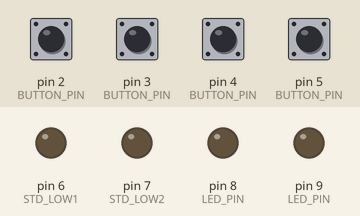
Recording of a sketch running on a simulated Arduino Leonardo, built with avr-gcc and run on an emulated ATmega32U4. On the bench: output pins drawn as LEDs (lit = HIGH). Inputs (shaded band) come from the test bench; at power-on: pin 2 (BUTTON_PIN), pin 3 (BUTTON_PIN), pin 4 (BUTTON_PIN), pin 5 (BUTTON_PIN) HIGH. USB keyboard and mouse output is not drawn.

Above: at 1.2 s.
1.3 s: pin 2 (BUTTON_PIN) pulled LOW for 0.15 s
At 1.37 s:
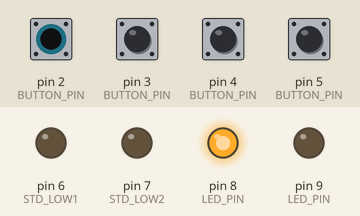
2.9 s: pin 4 (BUTTON_PIN) pulled LOW for 0.15 s
At 2.97 s:
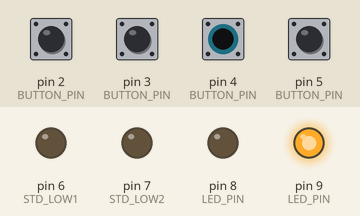
4.5 s: pin 2 (BUTTON_PIN) driven LOW and pin 4 (BUTTON_PIN) driven LOW
At 4.9 s:
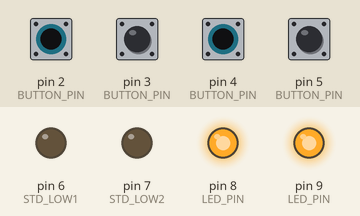
6.0 s: pin 2 (BUTTON_PIN) driven HIGH
At 7.2 s:
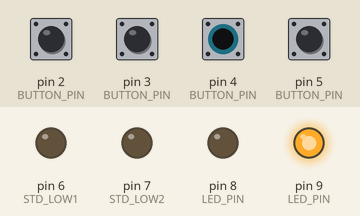
7.5 s: pin 2 (BUTTON_PIN) driven LOW
At 8.4 s:
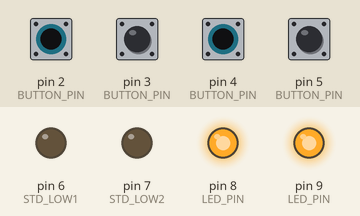
Timing chart, 0 to 10.0 s (numbered marks = the images above; inputs shaded):
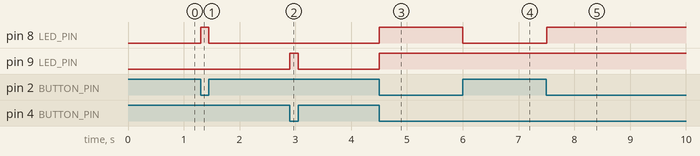

The sketch:

DIY-Osu-Playtable.ino
```cpp
#include "include.h"

/* 程序延迟时间 */
#define DELAY_TIME 10

void setup()
{
    Button_Init();
    LED_Init();
    Remote_Keyboard_Init();
}

void loop()
{
    for(int i=0;i<BUTTON_NUM;i++)
    {
        Refresh_Button_State(i);
        if(Get_Button_State(i) == PRESSED)
        {
            Remote_Keyboard_Press_Down(i);
            Button_Suspend(i);
            if(i < 2) LED_ON(0);
            else LED_ON(1);
        }
        else if(Get_Button_State(i) == RELEASED)
        {
            Remote_Keyboard_Release(i);
            Button_Suspend(i);
            if(i < 2) LED_OFF(0);
            else LED_OFF(1);
        }
    }
    //delayMicroseconds(DELAY_TIME);
}
```

Button.cpp
```cpp
#include "Button.h"
#include "Remote_Keyboard.h"

/* 按钮引脚号 */
uint8_t BUTTON_PIN[BUTTON_NUM] = {BUTTON1,BUTTON2,BUTTON3,BUTTON4};

/* 存放所有按钮信息的数组 */
button_type button_list[BUTTON_NUM];

/* 按钮状态存储 */
uint8_t Button_Press_Count[BUTTON_NUM+1] = {0};
uint8_t Button_Release_Count[BUTTON_NUM+1] = {0};

/* 防误触阈值 */
int Threshold = 14;

/* 初始化按钮对象 */
static void Buttonx_Init(button_type *buttonx, uint8_t pin_)
{
    buttonx->pin = pin_;
}

/* 按钮初始化 */
void Button_Init()
{
    if(FOUR_BUTTON_VERSION)//当前为四按钮版本
    {
        for(int i=0;i<BUTTON_NUM;i++)
        {
            Buttonx_Init(&button_list[i],BUTTON_PIN[i]);
            pinMode(button_list[i].pin,INPUT_PULLUP);
        }
        /* 提供标准低电平参考 */
        pinMode(STD_LOW1,OUTPUT);
        pinMode(STD_LOW2,OUTPUT);
        digitalWrite(STD_LOW1,LOW);
        digitalWrite(STD_LOW2,LOW);
    }
}

// /* 清空按钮按下计数 */
// // static void Clear_Button_Press_Count()
// // {
// //     for(int i=0;i<BUTTON_NUM;i++) Button_Press_Count[i] = 0;
// // }

// static void Clear_Button_Press_Count(int Buttonx)
// {
//     Button_Press_Count[Buttonx] = 0;
// }

// /* 清空按钮抬起计数 */
// // static void Clear_Button_Release_Count()
// // {
// //     for(int i=0;i<BUTTON_NUM;i++) Button_Release_Count[i] = 0;
// // }

// static void Clear_Button_Release_Count(int Buttonx)
// {
//     Button_Release_Count[int Buttonx] = 0;
// }

/* 设置按钮状态 */
void Set_Button_State(int Buttonx,uint8_t state_)
{
    button_list[Buttonx].state = state_;
}

/* 获取按钮状态 */
uint8_t Get_Button_State(int Buttonx)
{
    return button_list[Buttonx].state;
}

/* 刷新按钮状态，是被按下、被持续按下、被抬起还是空状态 */
void Refresh_Button_State(int Buttonx)
{
    if(Get_Button_State(Buttonx) != HOLDING && digitalRead(button_list[Buttonx].pin) == LOW)
    {
        button_list[Buttonx].release_cnt = 0;//清空抬起计数
        if(button_list[Buttonx].press_cnt < Threshold)
        {
            button_list[Buttonx].press_cnt++;
            Set_Button_State(Buttonx,VOID);
        }
        else if(button_list[Buttonx].press_cnt == Threshold)
        {
            Set_Button_State(Buttonx,PRESSED);
        }
    }
    else if(Get_Button_State(Buttonx) != VOID && digitalRead(button_list[Buttonx].pin) == HIGH)
    {
        button_list[Buttonx].press_cnt = 0;//清空按下计数
        if(button_list[Buttonx].release_cnt < Threshold)
        {
            button_list[Buttonx].release_cnt++;
            Set_Button_State(Buttonx,HOLDING);
        }
        else if(button_list[Buttonx].release_cnt == Threshold)
        {
            Set_Button_State(Buttonx,RELEASED);
        }
    }
}

// /* 检查按钮状态，是被按下、被持续按下、被抬起还是空状态 */
// uint8_t Get_Button_State(int Buttonx)
// {
//     if(digitalRead(Buttonx+1) == LOW)
//     {
//         Clear_Button_Release_Count();
//         if(Button_Press_Count[Buttonx]++ < Threshold)
//         {
//             return VOID;
//         }
//         else if(Button_Press_Count[Buttonx] == Threshold)
//         {
//             return PRESSED;
//         }
//         else return HOLDING;
//     }
//     else
//     {
//         Clear_Button_Press_Count();
//         if(Button_Release_Count[Buttonx]++ < Threshold)
//         {
//             return HOLDING;
//         }
//         else if(Button_Release_Count[Buttonx] == Threshold)
//         {
//             return RELEASED;
//         }
//         else return VOID;
//     }
// }

/* 按钮挂起 */
void Button_Suspend(int Buttonx)
{
    if(Get_Button_State(Buttonx) == PRESSED)
    {
        Set_Button_State(Buttonx,HOLDING);
    }
    else if(Get_Button_State(Buttonx) == RELEASED)
    {
        Set_Button_State(Buttonx,VOID);
    }
}
```

Button.h
```cpp
#ifndef __BUTTON_H
#define __BUTTON_H

#include "Pin.h"
#include "Arduino.h"

#define FOUR_BUTTON_VERSION 1

/* 按钮个数 */
#define BUTTON_NUM          4

/* 按钮状态 */
enum Button_State{
    VOID,
    HOLDING,
    PRESSED,
    RELEASED
};

/* 按钮参数结构体 */
typedef struct Button_Param_Structure{
    uint8_t pin;
    int press_cnt=0;
    int release_cnt=0;
    uint8_t state=RELEASED;
} button_type;

void Button_Init();
void Refresh_Button_State(int Buttonx);
uint8_t Get_Button_State(int Buttonx);
void Set_Button_State(int Buttonx,uint8_t state_);
void Button_Suspend(int Buttonx);

#endif
```

LED.cpp
```cpp
#include "LED.h"

/* 按钮引脚号 */
uint8_t LED_PIN[LED_NUM] = {LED1,LED2};

/* 存放所有按钮信息的数组 */
LED_type led_list[LED_NUM];

/* 初始化LED对象 */
static void LEDx_Init(LED_type *LEDx, uint8_t pin_)
{
    LEDx->pin = pin_;
}

/* LED初始化 */
void LED_Init()
{
    for(int i=0;i<LED_NUM;i++)
    {
        LEDx_Init(&led_list[i],LED_PIN[i]);
        pinMode(led_list[i].pin,OUTPUT);
    }
}
/* 开启LED */
void LED_ON(int LEDx)
{
    digitalWrite(led_list[LEDx].pin,HIGH);
    led_list[LEDx].state = ON;
}

/* 关闭LED */
void LED_OFF(int LEDx)
{
    digitalWrite(led_list[LEDx].pin,LOW);
    led_list[LEDx].state = OFF;
}
```

LED.h
```cpp
#ifndef __LED_H
#define __LED_H

#include "Pin.h"
#include "Arduino.h"

#define LED_NUM 2

enum LED_state{
    OFF,
    ON
};

/* LED参数结构体 */
typedef struct LED_Param_Structure{
    uint8_t pin;
    uint8_t state=OFF;
} LED_type;

void LED_Init();
void LED_ON(int LEDx);
void LED_OFF(int LEDx);

#endif
```

Pin.h
```cpp
#ifndef __PIN_H
#define __PIN_H

/* 按钮引脚 */
#define BUTTON1 2
#define BUTTON2 3
#define BUTTON3 4
#define BUTTON4 5

/* 低电平标准引脚 */
#define STD_LOW1 6
#define STD_LOW2 7

/* LED灯引脚 */

#define LED1 8
#define LED2 9

#endif
```

Remote_Keyboard.cpp
```cpp
#include "Remote_Keyboard.h"

/* 远程键盘初始化 */
void Remote_Keyboard_Init()
{
    Keyboard.begin();
}

/* 远程键盘按下 */
void Remote_Keyboard_Press_Down(uint8_t Buttonx)
{
    switch(Buttonx)
    {
        case 0:Keyboard.press(BUTTON_1_KEY);break;
        case 1:Keyboard.press(BUTTON_2_KEY);break;
        case 2:Keyboard.press(BUTTON_3_KEY);break;
        case 3:Keyboard.press(BUTTON_4_KEY);break;
    }
}

/* 远程键盘抬起 */
void Remote_Keyboard_Release(uint8_t Buttonx)
{
    switch(Buttonx)
    {
        case 0:Keyboard.release(BUTTON_1_KEY);break;
        case 1:Keyboard.release(BUTTON_2_KEY);break;
        case 2:Keyboard.release(BUTTON_3_KEY);break;
        case 3:Keyboard.release(BUTTON_4_KEY);break;
    }
}

void Remote_Keyboard_Print(char content[])
{
    Keyboard.print(content);
}

void Remote_Keyboard_Print_Num(int num)
{
    Keyboard.print(num);
}
```

Remote_Keyboard.h
```cpp
#ifndef __REMOTE_KEYBOARD_H
#define __REMOTE_KEYBOARD_H

#include "Pin.h"
#include "Arduino.h"
#include <Keyboard.h>

/* 按钮对应键盘按键 */
#define BUTTON_1_KEY        's'
#define BUTTON_2_KEY        'd'
#define BUTTON_3_KEY        'k'
#define BUTTON_4_KEY        'l'

void Remote_Keyboard_Init();
void Remote_Keyboard_Press_Down(uint8_t Buttonx);
void Remote_Keyboard_Release(uint8_t Buttonx);
void Remote_Keyboard_Print(char content[]);
void Remote_Keyboard_Print_Num(int num);

#endif
```

include.h
```cpp
#ifndef __INCLUDE_H
#define __INCLUDE_H

#include "Pin.h"
#include "Button.h"
#include "LED.h"
#include "Remote_Keyboard.h"


#endif
```

Measured:
- after the input at 1.3 s, pin 8 (LED_PIN): LOW → HIGH at once, → LOW 0.15 s later
- after the input at 2.9 s, pin 9 (LED_PIN): LOW → HIGH at once, → LOW 0.15 s later
- after the input at 4.5 s, pin 8 (LED_PIN), pin 9 (LED_PIN): LOW → HIGH at once
- after the input at 6.0 s, pin 8 (LED_PIN): HIGH → LOW at once
- after the input at 7.5 s, pin 8 (LED_PIN): LOW → HIGH at once
